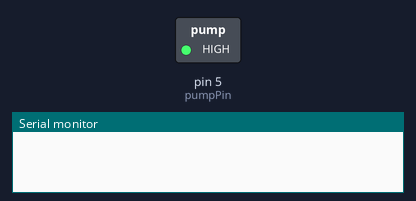
A sketch run on a simulated Arduino Uno, built with avr-gcc and run on an emulated ATmega328P. On the bench: switched loads named in the sketch (green lamp = pin HIGH), the last lines printed to the serial monitor.

Above: at 0.1 s.
At 10.1 s:
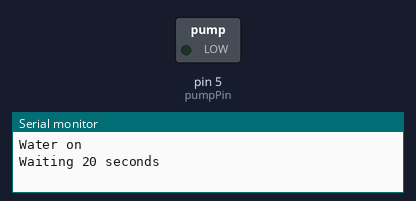
Timing chart, 0 to 31.5 s (numbered marks = the images above):
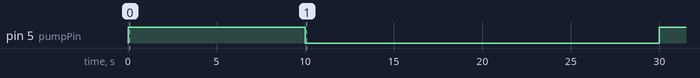

Measured:
- by itself, pin 5 (pumpPin): LOW → HIGH at 0.00 s, → LOW 10.0 s later, → HIGH 20.0 s later

The sketch:

dailywater.ino
```cpp
int pumpPin = 5;
long pumpMilliliter = 600;
long pumpSpeedMilliliterPerSecond = 30;
long days = 7;

void setup() {
  Serial.begin(9600);
  pinMode(pumpPin, OUTPUT);
}

void loop() {
  // LOW is on. High is off;
  digitalWrite(pumpPin, HIGH);
  delay(10000);
  digitalWrite(pumpPin, LOW);
  Serial.println("Water on");
  long waitTime = (pumpMilliliter / pumpSpeedMilliliterPerSecond) * 1000;
  Serial.println("Waiting " + String(waitTime / 1000) + " seconds");
  delay(waitTime);
  digitalWrite(pumpPin, HIGH);
  Serial.println("Water off");
  long waitingMilliseconds = (days * 86400000);
  delay(waitingMilliseconds);
}
```
